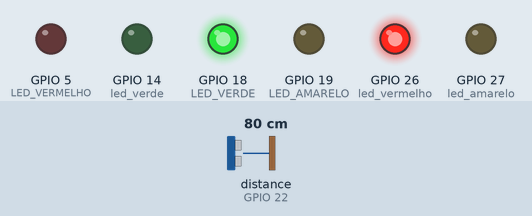
The sketch below on a simulated ESP32. Parts: output pins drawn as LEDs (lit = HIGH). The test bench sets the inputs (shaded band); at power-on: distance to the obstacle (sensor on GPIO 22) 80 cm. The echo pulse lasts 58.3 µs per cm; pins used as bus, display or sensor lines are not drawn.

Above: at 1.2 s.
1.3 s: distance to the obstacle (sensor on GPIO 22) set to 12 cm
2.8 s: distance to the obstacle (sensor on GPIO 22) set to 9 cm
At 4.0 s:
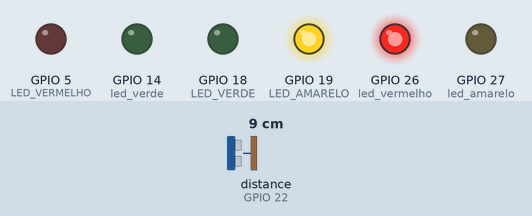
At 6.3 s:
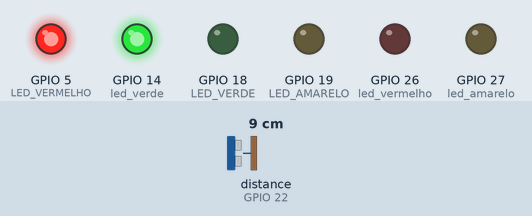
Timing chart, 0 to 16.3 s (numbered marks = the images above; inputs shaded):
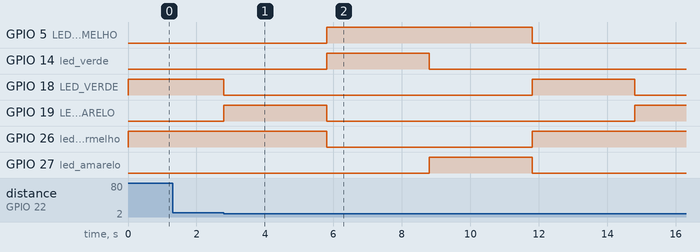

Measured:
- the behaviour switches between 11 and 10 cm on distance to the obstacle (sensor on GPIO 22) (found by bisection; images 0 and 1)
- after the input at 1.3 s, every drawn part: stays the same
- after the input at 2.8 s, GPIO 5 (LED_VERMELHO): LOW → HIGH after 3.0 s, → LOW 6.0 s later; GPIO 14 (led_verde): LOW → HIGH after 3.0 s, → LOW 3.0 s later

The sketch:

luz_semaforo_sem_sensor.ino
```cpp
#include <Ultrasonic.h>
//LARA(esquerdo)
#define LED_VERMELHO 5
#define LED_AMARELO 19
#define LED_VERDE 18

//CLARA(direito)
#define led_vermelho 26
#define led_amarelo 27
#define led_verde 14
//
#define ECHO 22
#define TRIG 23

Ultrasonic ultrasonic(TRIG,ECHO);

void setup() {
Serial.begin(9600);
pinMode(TRIG, OUTPUT);
pinMode(ECHO, INPUT);
pinMode(LED_AMARELO,OUTPUT);
pinMode(LED_VERMELHO, OUTPUT);
pinMode(LED_VERDE, OUTPUT);
pinMode(led_vermelho, OUTPUT);
pinMode(led_amarelo, OUTPUT);
pinMode(led_verde, OUTPUT);

  digitalWrite(TRIG, LOW);

}

void loop() {

  digitalWrite(TRIG, HIGH);
  delay(1);
  digitalWrite(TRIG,LOW);

  int distancia = ultrasonic.read();

  if (distancia >15) {
   digitalWrite(LED_VERDE, HIGH);
   digitalWrite(LED_VERMELHO, LOW);
   digitalWrite(LED_AMARELO,LOW);

   digitalWrite(led_vermelho, HIGH);
   digitalWrite(led_amarelo, LOW);
   digitalWrite(led_verde, LOW);

    delay(10);
  }

  if (distancia <= 10) {
    digitalWrite(LED_AMARELO,HIGH);
    digitalWrite(LED_VERMELHO, LOW);
    digitalWrite(LED_VERDE, LOW);

   digitalWrite(led_vermelho, HIGH);
   digitalWrite(led_amarelo, LOW);
   digitalWrite(led_verde, LOW);

    delay(3000);

    digitalWrite (LED_VERMELHO, HIGH);
    digitalWrite(LED_AMARELO, LOW);
    digitalWrite(LED_VERDE, LOW);

   digitalWrite(led_vermelho, LOW);
   digitalWrite(led_amarelo, LOW);
   digitalWrite(led_verde, HIGH);

    delay(3000);

    digitalWrite(LED_AMARELO,LOW);
    digitalWrite(LED_VERMELHO, HIGH);
    digitalWrite(LED_VERDE, LOW);

   digitalWrite(led_vermelho, LOW);
   digitalWrite(led_amarelo, HIGH);
   digitalWrite(led_verde, LOW);

    delay(3000);

    digitalWrite(LED_AMARELO,LOW);
    digitalWrite(LED_VERMELHO, LOW);
    digitalWrite(LED_VERDE, HIGH);

   digitalWrite(led_vermelho, HIGH);
   digitalWrite(led_amarelo, LOW);
   digitalWrite(led_verde, LOW);

    delay(3000);
}

}
```
